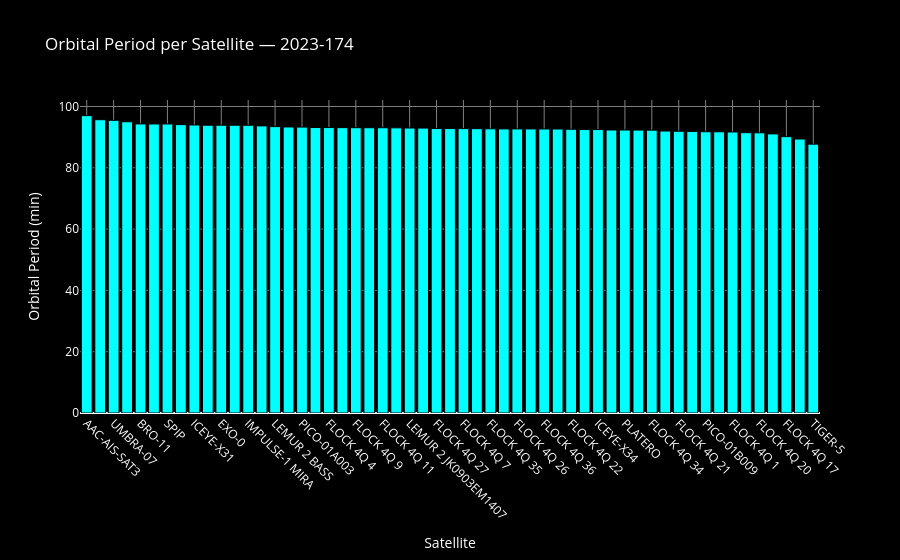

Notebook code cell kept with this figure:
### Code cell
# Item 9 — Orbital Period per Satellite

df['period_min'] = 24 * 60 / df['mean_motion']

period_df = df[['name', 'norad', 'alt_mean', 'mean_motion', 'period_min']].copy()
period_df = period_df.sort_values('period_min', ascending=False).reset_index(drop=True)

# Plot
fig = go.Figure()

fig.add_trace(go.Bar(
    x=period_df['name'],
    y=period_df['period_min'],
    marker_color='cyan',
    marker_line=dict(color='black', width=1),
    name='Orbital Period'
))

fig.update_layout(
    title=f'Orbital Period per Satellite — {satcat_cache["intldes"]}',
    xaxis_title='Satellite',
    yaxis_title='Orbital Period (min)',
    paper_bgcolor='black',
    plot_bgcolor='black',
    font=dict(color='white'),
    xaxis=dict(gridcolor='gray', tickangle=45),
    yaxis=dict(gridcolor='gray'),
)

fig.show()

print(f"{'Name':<25} {'NORAD':<8} {'Mean Alt':>9} {'Mean Motion':>12} {'Period':>10}")
print("-" * 70)
for _, row in period_df.iterrows():
    print(f"{row['name']:<25} {row['norad']:<8} {row['alt_mean']:>9.1f} {row['mean_motion']:>12.4f} {row['period_min']:>10.2f}")

print(f"\nFleet-wide stats:")
print(f"   Longest period:  {period_df['period_min'].max():.2f} min — {period_df.iloc[0]['name']}")
print(f"   Shortest period: {period_df['period_min'].min():.2f} min — {period_df.iloc[-1]['name']}")
print(f"   Fleet mean:      {period_df['period_min'].mean():.2f} min")
print(f"   Range:           {period_df['period_min'].max() - period_df['period_min'].min():.2f} min")

### Figure 1 — Plotly figure (JSON) as saved in the notebook; plotly's stock layout.template omitted (floating-point values rounded to 4 significant figures)
{"data": [{"marker": {"color": "cyan", "line": {"color": "black", "width": 1}}, "name": "Orbital Period", "type": "bar", "x": ["AAC-AIS-SAT3", "ION SCV-013", "UMBRA-07", "AAC-HSI-SAT3", "BRO-11", "FALCONSAT-10", "SPIP", "PROTOMETHEE", "ICEYE-X31", "GENMAT-1", "EXO-0", "AETHER-2", "IMPULSE-1 MIRA", "OBSERVER-1A", "LEMUR 2 BASS", "LEMUR 2 MJR092620", "PICO-01A003", "ORBASTRO-PC-1", "FLOCK 4Q 4", "FLOCK 4Q 16", "FLOCK 4Q 9", "FLOCK 4Q 2", "FLOCK 4Q 11", "ICEYE-X35", "LEMUR 2 JK0903EM1407", "FLOCK 4Q 13", "FLOCK 4Q 27", "FLOCK 4Q 28", "FLOCK 4Q 7", "FLOCK 4Q 29", "FLOCK 4Q 35", "FLOCK 4Q 31", "FLOCK 4Q 26", "FLOCK 4Q 30", "FLOCK 4Q 36", "FLOCK 4Q 33", "FLOCK 4Q 22", "SPACEVAN-001", "ICEYE-X34", "FLOCK 4Q 23", "PLATERO", "FLOCK 4Q 12", "FLOCK 4Q 34", "FLOCK 4Q 25", "FLOCK 4Q 21", "AETHER-1", "PICO-01B009", "PELICAN-1 3001", "FLOCK 4Q 1", "FLOCK 4Q 15", "FLOCK 4Q 20", "TIGER-6", "FLOCK 4Q 17", "BRO-10", "TIGER-5"], "y": [97.01, 95.69, 95.49, 95.02, 94.31, 94.29, 94.29, 94.08, 93.97, 93.9, 93.89, 93.88, 93.88, 93.67, 93.43, 93.31, 93.27, 93.13, 93.13, 93.09, 93.08, 93.07, 93.07, 93.03, 92.97, 92.95, 92.81, 92.8, 92.78, 92.76, 92.71, 92.69, 92.68, 92.67, 92.67, 92.65, 92.58, 92.48, 92.47, 92.33, 92.33, 92.31, 92.28, 91.99, 91.93, 91.87, 91.77, 91.74, 91.68, 91.45, 91.41, 91.06, 90.16, 89.39, 87.71]}], "layout": {"font": {"color": "white"}, "paper_bgcolor": "black", "plot_bgcolor": "black", "title": {"text": "Orbital Period per Satellite — 2023-174"}, "xaxis": {"gridcolor": "gray", "tickangle": 45, "title": {"text": "Satellite"}}, "yaxis": {"gridcolor": "gray", "title": {"text": "Orbital Period (min)"}}}}
